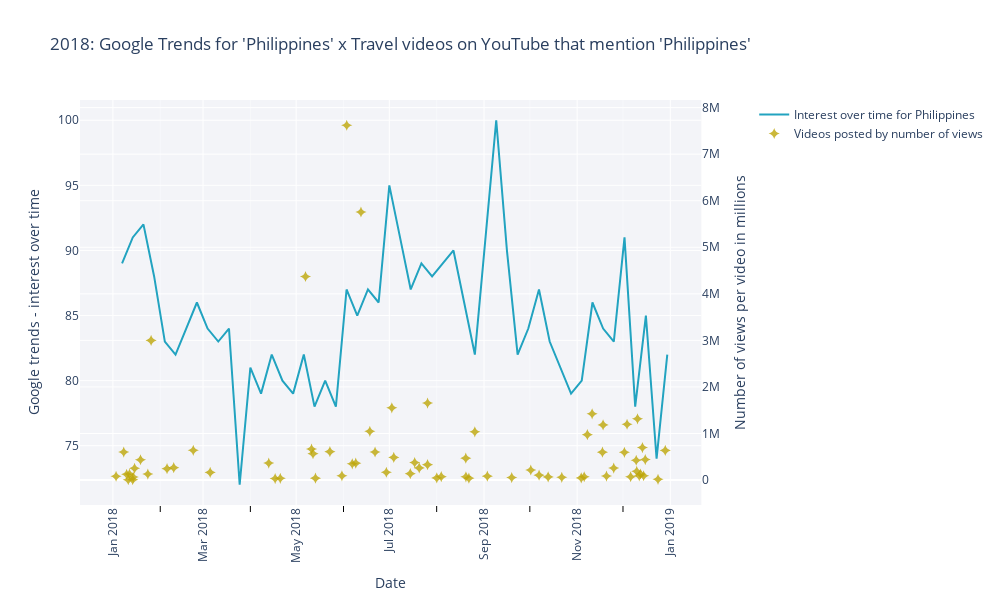

Write notebook code for a chart like this one.
### Code cell
philippines_2018_trend = plotting_trends_videos(pytrends_top_places_2018, videos_info, 'Philippines', 2018)
philippines_2018_trend.write_image(r".\images\graphs\philippines_2018_trend.png")
philippines_2018_trend.show()
